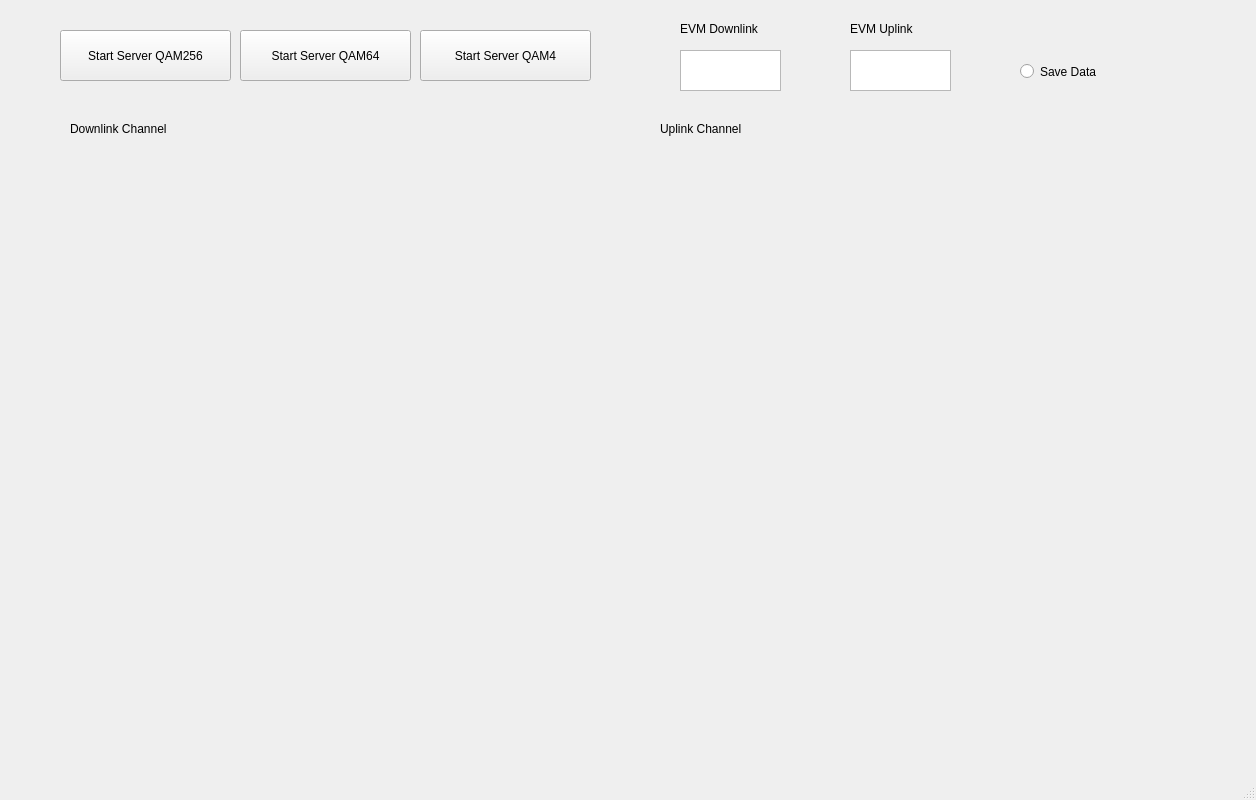
<?xml version="1.0" encoding="UTF-8"?>
<ui version="4.0">
 <class>MainWindow</class>
 <widget class="QMainWindow" name="MainWindow">
  <property name="geometry">
   <rect>
    <x>0</x>
    <y>0</y>
    <width>1256</width>
    <height>800</height>
   </rect>
  </property>
  <property name="windowTitle">
   <string>MainWindow</string>
  </property>
  <widget class="QWidget" name="centralwidget">
   <widget class="QCustomPlot" name="widget" native="true">
    <property name="geometry">
     <rect>
      <x>59</x>
      <y>169</y>
      <width>550</width>
      <height>550</height>
     </rect>
    </property>
   </widget>
   <widget class="QCustomPlot" name="widget_2" native="true">
    <property name="geometry">
     <rect>
      <x>660</x>
      <y>170</y>
      <width>550</width>
      <height>550</height>
     </rect>
    </property>
   </widget>
   <widget class="QLabel" name="label">
    <property name="geometry">
     <rect>
      <x>70</x>
      <y>120</y>
      <width>131</width>
      <height>17</height>
     </rect>
    </property>
    <property name="text">
     <string>Downlink Channel</string>
    </property>
   </widget>
   <widget class="QLabel" name="label_2">
    <property name="geometry">
     <rect>
      <x>660</x>
      <y>120</y>
      <width>131</width>
      <height>17</height>
     </rect>
    </property>
    <property name="text">
     <string>Uplink Channel</string>
    </property>
   </widget>
   <widget class="QPushButton" name="pushButton">
    <property name="geometry">
     <rect>
      <x>60</x>
      <y>30</y>
      <width>171</width>
      <height>51</height>
     </rect>
    </property>
    <property name="text">
     <string>Start Server QAM256</string>
    </property>
   </widget>
   <widget class="QPushButton" name="pushButton_2">
    <property name="geometry">
     <rect>
      <x>420</x>
      <y>30</y>
      <width>171</width>
      <height>51</height>
     </rect>
    </property>
    <property name="text">
     <string>Start Server QAM4</string>
    </property>
   </widget>
   <widget class="QPushButton" name="pushButton_3">
    <property name="geometry">
     <rect>
      <x>240</x>
      <y>30</y>
      <width>171</width>
      <height>51</height>
     </rect>
    </property>
    <property name="text">
     <string>Start Server QAM64</string>
    </property>
   </widget>
   <widget class="QLabel" name="label_3">
    <property name="geometry">
     <rect>
      <x>680</x>
      <y>20</y>
      <width>121</width>
      <height>17</height>
     </rect>
    </property>
    <property name="text">
     <string>EVM Downlink</string>
    </property>
   </widget>
   <widget class="QTextEdit" name="textEdit">
    <property name="geometry">
     <rect>
      <x>680</x>
      <y>50</y>
      <width>101</width>
      <height>41</height>
     </rect>
    </property>
   </widget>
   <widget class="QRadioButton" name="radioButton">
    <property name="geometry">
     <rect>
      <x>1020</x>
      <y>60</y>
      <width>112</width>
      <height>23</height>
     </rect>
    </property>
    <property name="text">
     <string>Save Data</string>
    </property>
   </widget>
   <widget class="QTextEdit" name="textEdit_2">
    <property name="geometry">
     <rect>
      <x>850</x>
      <y>50</y>
      <width>101</width>
      <height>41</height>
     </rect>
    </property>
   </widget>
   <widget class="QLabel" name="label_4">
    <property name="geometry">
     <rect>
      <x>850</x>
      <y>20</y>
      <width>121</width>
      <height>17</height>
     </rect>
    </property>
    <property name="text">
     <string>EVM Uplink</string>
    </property>
   </widget>
  </widget>
  <widget class="QMenuBar" name="menubar">
   <property name="geometry">
    <rect>
     <x>0</x>
     <y>0</y>
     <width>1256</width>
     <height>22</height>
    </rect>
   </property>
  </widget>
  <widget class="QStatusBar" name="statusbar"/>
 </widget>
 <customwidgets>
  <customwidget>
   <class>QCustomPlot</class>
   <extends>QWidget</extends>
   <header>qcustomplot.h</header>
   <container>1</container>
  </customwidget>
 </customwidgets>
 <resources/>
 <connections/>
</ui>
